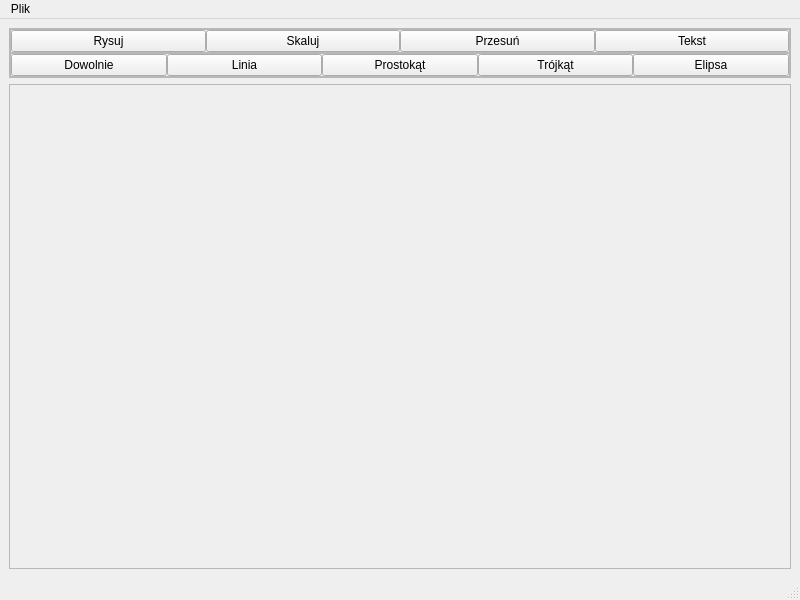
<?xml version="1.0" encoding="UTF-8"?>
<ui version="4.0">
 <class>MainWindow</class>
 <widget class="QMainWindow" name="MainWindow">
  <property name="geometry">
   <rect>
    <x>0</x>
    <y>0</y>
    <width>800</width>
    <height>600</height>
   </rect>
  </property>
  <property name="windowTitle">
   <string>MainWindow</string>
  </property>
  <widget class="QWidget" name="centralwidget">
   <layout class="QVBoxLayout" name="centralWidget">
    <item>
     <widget class="QFrame" name="navFrame">
      <property name="sizePolicy">
       <sizepolicy hsizetype="Preferred" vsizetype="Minimum">
        <horstretch>0</horstretch>
        <verstretch>0</verstretch>
       </sizepolicy>
      </property>
      <property name="frameShape">
       <enum>QFrame::Shape::StyledPanel</enum>
      </property>
      <property name="frameShadow">
       <enum>QFrame::Shadow::Raised</enum>
      </property>
      <layout class="QVBoxLayout" name="verticalLayout">
       <property name="spacing">
        <number>0</number>
       </property>
       <property name="leftMargin">
        <number>0</number>
       </property>
       <property name="topMargin">
        <number>0</number>
       </property>
       <property name="rightMargin">
        <number>0</number>
       </property>
       <property name="bottomMargin">
        <number>0</number>
       </property>
       <item>
        <widget class="QFrame" name="primaryBarFrame">
         <property name="frameShape">
          <enum>QFrame::Shape::StyledPanel</enum>
         </property>
         <property name="frameShadow">
          <enum>QFrame::Shadow::Raised</enum>
         </property>
         <layout class="QHBoxLayout" name="horizontalLayout">
          <property name="spacing">
           <number>0</number>
          </property>
          <property name="leftMargin">
           <number>0</number>
          </property>
          <property name="topMargin">
           <number>0</number>
          </property>
          <property name="rightMargin">
           <number>0</number>
          </property>
          <property name="bottomMargin">
           <number>0</number>
          </property>
          <item>
           <widget class="QPushButton" name="drawButton">
            <property name="text">
             <string>Rysuj</string>
            </property>
            <attribute name="buttonGroup">
             <string notr="true">primaryButtonGroup</string>
            </attribute>
           </widget>
          </item>
          <item>
           <widget class="QPushButton" name="scaleButton">
            <property name="text">
             <string>Skaluj</string>
            </property>
            <attribute name="buttonGroup">
             <string notr="true">primaryButtonGroup</string>
            </attribute>
           </widget>
          </item>
          <item>
           <widget class="QPushButton" name="moveButton">
            <property name="text">
             <string>Przesuń</string>
            </property>
           </widget>
          </item>
          <item>
           <widget class="QPushButton" name="textButton">
            <property name="text">
             <string>Tekst</string>
            </property>
           </widget>
          </item>
         </layout>
        </widget>
       </item>
       <item>
        <widget class="QFrame" name="secondaryBarFrame">
         <property name="frameShape">
          <enum>QFrame::Shape::StyledPanel</enum>
         </property>
         <property name="frameShadow">
          <enum>QFrame::Shadow::Raised</enum>
         </property>
         <layout class="QHBoxLayout" name="horizontalLayout_2">
          <property name="spacing">
           <number>0</number>
          </property>
          <property name="leftMargin">
           <number>0</number>
          </property>
          <property name="topMargin">
           <number>0</number>
          </property>
          <property name="rightMargin">
           <number>0</number>
          </property>
          <property name="bottomMargin">
           <number>0</number>
          </property>
          <item>
           <widget class="QPushButton" name="freeDrawButton">
            <property name="text">
             <string>Dowolnie</string>
            </property>
            <attribute name="buttonGroup">
             <string notr="true">secondaryButtonGroup</string>
            </attribute>
           </widget>
          </item>
          <item>
           <widget class="QPushButton" name="lineDrawButton">
            <property name="text">
             <string>Linia</string>
            </property>
           </widget>
          </item>
          <item>
           <widget class="QPushButton" name="rectangleDrawButton">
            <property name="text">
             <string>Prostokąt</string>
            </property>
           </widget>
          </item>
          <item>
           <widget class="QPushButton" name="triangleDrawButton">
            <property name="text">
             <string>Trójkąt</string>
            </property>
            <attribute name="buttonGroup">
             <string notr="true">secondaryButtonGroup</string>
            </attribute>
           </widget>
          </item>
          <item>
           <widget class="QPushButton" name="ellipseDrawButton">
            <property name="text">
             <string>Elipsa</string>
            </property>
            <attribute name="buttonGroup">
             <string notr="true">secondaryButtonGroup</string>
            </attribute>
           </widget>
          </item>
         </layout>
        </widget>
       </item>
      </layout>
     </widget>
    </item>
    <item>
     <widget class="QFrame" name="canvasFrame">
      <property name="sizePolicy">
       <sizepolicy hsizetype="Preferred" vsizetype="Expanding">
        <horstretch>0</horstretch>
        <verstretch>0</verstretch>
       </sizepolicy>
      </property>
      <property name="frameShape">
       <enum>QFrame::Shape::StyledPanel</enum>
      </property>
      <property name="frameShadow">
       <enum>QFrame::Shadow::Raised</enum>
      </property>
      <layout class="QHBoxLayout" name="horizontalLayout_3">
       <item>
        <widget class="CanvasWidget" name="canvasPlaceholder" native="true">
         <property name="autoFillBackground">
          <bool>true</bool>
         </property>
        </widget>
       </item>
      </layout>
     </widget>
    </item>
   </layout>
  </widget>
  <widget class="QMenuBar" name="menubar">
   <property name="geometry">
    <rect>
     <x>0</x>
     <y>0</y>
     <width>800</width>
     <height>30</height>
    </rect>
   </property>
   <widget class="QMenu" name="menuFile">
    <property name="title">
     <string>Plik</string>
    </property>
    <addaction name="actionOpen"/>
    <addaction name="actionSave"/>
    <addaction name="separator"/>
    <addaction name="actionClose"/>
   </widget>
   <addaction name="menuFile"/>
  </widget>
  <widget class="QStatusBar" name="statusbar"/>
  <action name="actionOpen">
   <property name="text">
    <string>Otwórz</string>
   </property>
  </action>
  <action name="actionClose">
   <property name="text">
    <string>Zakończ</string>
   </property>
  </action>
  <action name="actionSave">
   <property name="text">
    <string>Zapisz</string>
   </property>
  </action>
 </widget>
 <customwidgets>
  <customwidget>
   <class>CanvasWidget</class>
   <extends>QWidget</extends>
   <header>view.canvas_widget</header>
   <container>1</container>
  </customwidget>
 </customwidgets>
 <resources/>
 <connections/>
 <buttongroups>
  <buttongroup name="secondaryButtonGroup"/>
  <buttongroup name="primaryButtonGroup"/>
 </buttongroups>
</ui>
